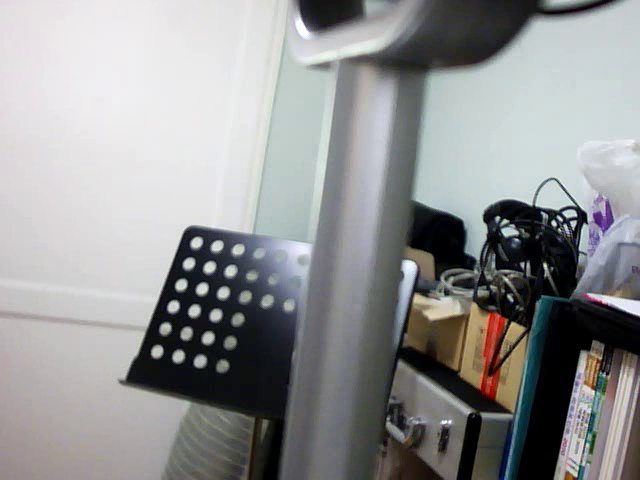
#> input picture frame 15 of data/가메출판-김동근-opencv-python-2nd/data/record0.avi, 640 x 480 px, given in place of vtest.avi, which was not available
$ python 1004.py
#> lines starting #> are read from the running program, lines starting #| are printed output that depends on the picture; after the words box and inside, x2 and y2 are one past the last pixel; in counts of white or black regions, pixels touching at a corner belong together; pictures that were not available may be replaced by others from this repository, and a replacement may not be noted
# 1004.py
import cv2
import numpy as np

cap = cv2.VideoCapture('./data/vtest.avi')
if (not cap.isOpened()):
     print('Error opening video')

height, width = (int(cap.get(cv2.CAP_PROP_FRAME_HEIGHT)),
                 int(cap.get(cv2.CAP_PROP_FRAME_WIDTH)))

#1
bgMog1 = cv2.createBackgroundSubtractorMOG2()
bgMog2 = cv2.createBackgroundSubtractorMOG2(varThreshold=25,
                                            detectShadows=False)
bgKnn1 = cv2.createBackgroundSubtractorKNN()
bgKnn2 = cv2.createBackgroundSubtractorKNN(dist2Threshold=1000,
                                           detectShadows=False)

#2
AREA_TH = 80 # area   threshold
def findObjectAndDraw(bImage, src):
    res = src.copy()
    bImage = cv2.erode(bImage,None, 5)
    bImage = cv2.dilate(bImage,None,5)
    bImage = cv2.erode(bImage,None, 7)
    contours, _ = cv2.findContours(bImage,
                      cv2.RETR_EXTERNAL, cv2.CHAIN_APPROX_SIMPLE)
    cv2.drawContours(src, contours, -1, (255,0,0), 1)
    for i, cnt in enumerate(contours):
        area = cv2.contourArea(cnt)
        if area > AREA_TH:
            x, y, width, height = cv2.boundingRect(cnt)
            cv2.rectangle(res, (x, y), (x+width, y+height), (0,0,255), 2)
    return res

t = 0
while True:
    ret, frame = cap.read()
#> frame is the input picture: shape (480, 640, 3); mean B, G, R 147.7, 147.3, 146.5
    if not ret:
        break
    t+=1
    print('t =', t)
    gray = cv2.cvtColor(frame, cv2.COLOR_BGR2GRAY)
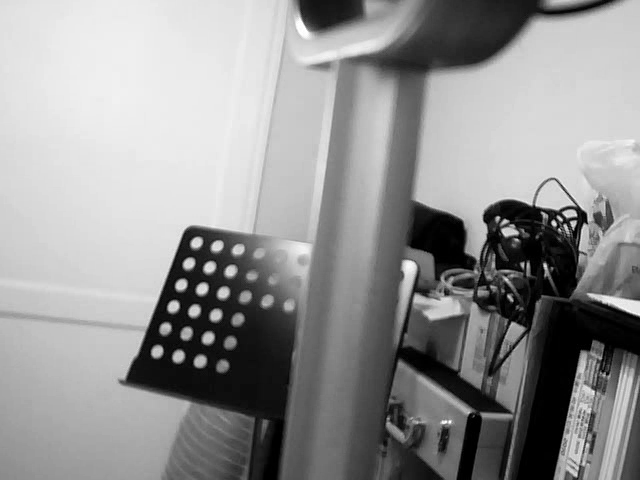
#> gray: shape (480, 640); min 0, max 255, mean 147.1
    blur = cv2.GaussianBlur(frame,(5,5),0.0)

#3
    bImage1 = bgMog1.apply(blur)
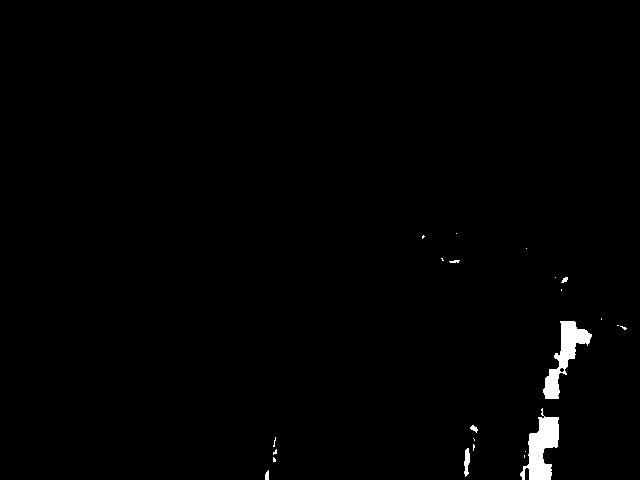
#> bImage1: shape (480, 640); values 127 (black) and 255 (white), 1% white; 23 white regions (16 under 20 px), largest, box (x1, y1, x2, y2) and area: (520, 408, 559, 480) 1432, (543, 321, 592, 399) 1317, (464, 448, 470, 477) 118
    bImage2 = bgMog2.apply(blur)
#> bImage2: shape (480, 640); every value is 255
    bImage3 = bgKnn1.apply(blur)
    bImage4 = bgKnn2.apply(blur)
    dst1 = findObjectAndDraw(bImage1, frame)
#> in findObjectAndDraw, `bImage = cv2.erode(bImage,None, 5)`:
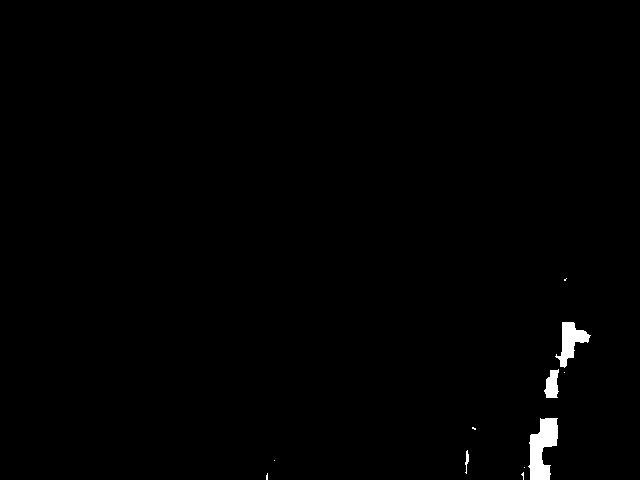
#> bImage: shape (480, 640); values 127 (black) and 255 (white), 0.74% white; 11 white regions (7 under 20 px), largest, box (x1, y1, x2, y2) and area: (528, 418, 558, 480) 1168, (555, 322, 591, 368) 709, (544, 369, 559, 398) 307, (465, 450, 469, 474) 49
#> in findObjectAndDraw, `bImage = cv2.dilate(bImage,None,5)`:
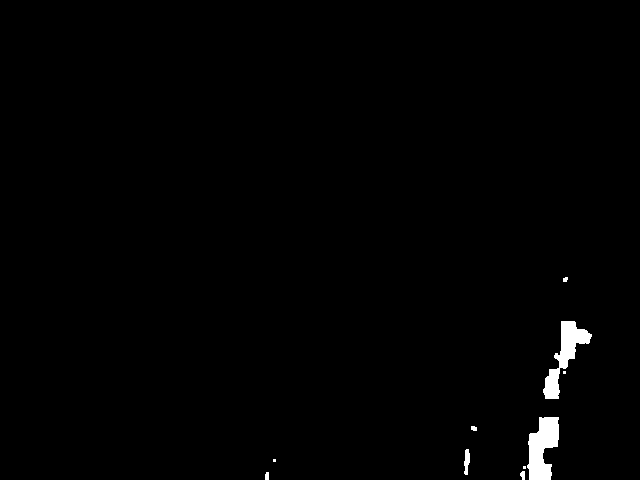
#> bImage: shape (480, 640); values 127 (black) and 255 (white), 0.94% white; 10 white regions (3 under 20 px), largest, box (x1, y1, x2, y2) and area: (527, 417, 559, 480) 1360, (543, 321, 592, 399) 1292, (464, 449, 470, 475) 111
#> in findObjectAndDraw, `contours, _ = cv2.findContours(bImage, cv2.RETR_EXTERNAL, cv2.CHAIN_AP..`: contours = [[[0, 0], [0, 479], [639, 479], [639, 0]]]
#> the loop in findObjectAndDraw, `for i, cnt in enumerate(contours):` made 1 pass
#> (cnt, area, x, y, width, height) on pass 1: ([[0, 0], [0, 479], [639, 479], [639, 0]], 306081, 0, 0, 640, 480)
#> after the loop in findObjectAndDraw, `for i, cnt in enumerate(contours):`:
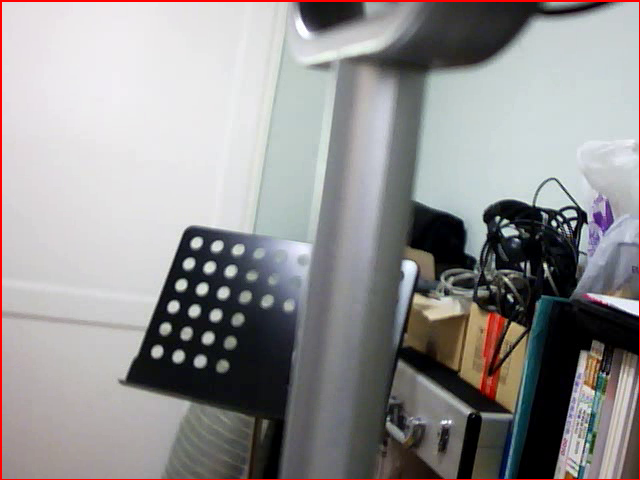
#> res: shape (480, 640, 3); 1.09% of pixels changed, all inside (x1, y1, x2, y2) = (0, 0, 640, 480)
    dst2 = findObjectAndDraw(bImage2, frame)
#> the loop in findObjectAndDraw (call 2), `for i, cnt in enumerate(contours):` made 1 pass
    dst3 = findObjectAndDraw(bImage3, frame)
    dst4 = findObjectAndDraw(bImage4, frame)

##    if t == 50:
    cv2.imshow('bImage1',bImage1)
    cv2.imshow('bgMog1',dst1)
    cv2.imshow('bImage2',bImage2)
    cv2.imshow('bgMog2',dst2)
    cv2.imshow('bImage3',bImage3)
    cv2.imshow('bgKnn1',dst3)
    cv2.imshow('bImage4',bImage4)
    cv2.imshow('bgKnn2',dst4)
    key = cv2.waitKey(25) #0
#> (key Esc is pressed here)
    if key == 27:
        break
if cap.isOpened():
    cap.release()
cv2.destroyAllWindows()

$ run again, starting later in the video
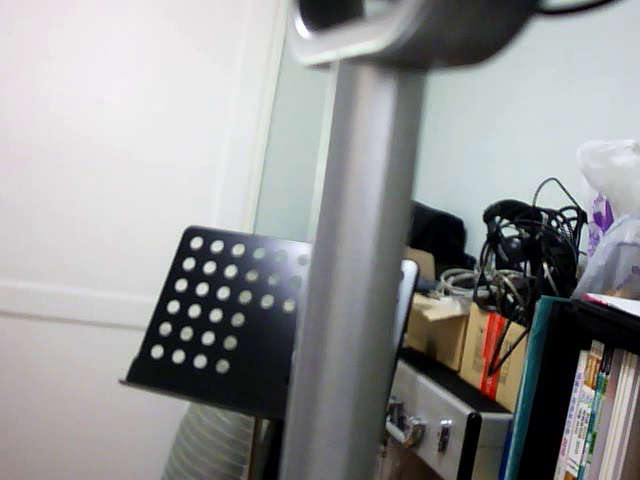
#> input picture frame 69 of data/가메출판-김동근-opencv-python-2nd/data/record0.avi, 640 x 480 px, given in place of vtest.avi, which was not available
#> frame is the input picture: shape (480, 640, 3); mean B, G, R 147.8, 147.5, 146.9
#> `bImage1 = bgMog1.apply(blur)`:
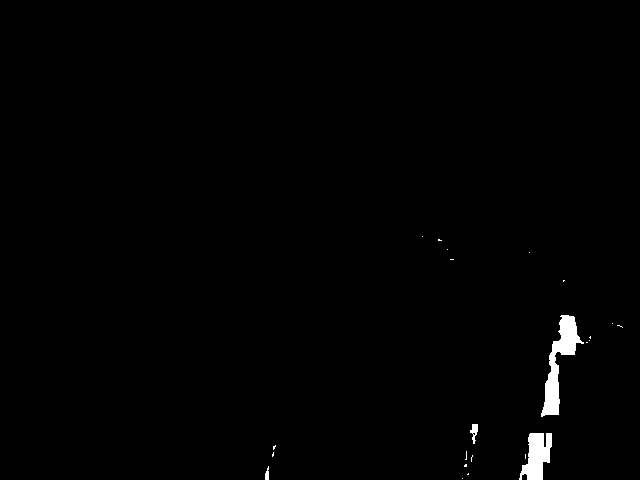
#> bImage1: shape (480, 640); values 127 (black) and 255 (white), 0.87% white; 23 white regions (19 under 20 px), largest, box (x1, y1, x2, y2) and area: (541, 315, 584, 417) 1494, (519, 433, 552, 480) 979, (470, 424, 478, 444) 88, (265, 466, 269, 480) 41
#> bImage2: shape (480, 640); every value is 255
#> in findObjectAndDraw, `bImage = cv2.erode(bImage,None, 5)`:
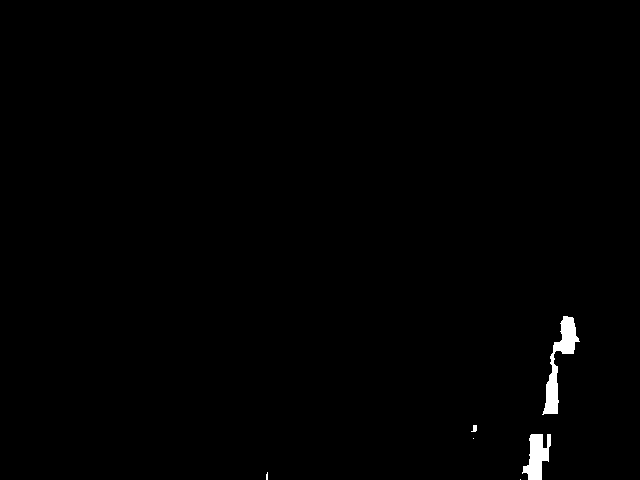
#> bImage: shape (480, 640); values 127 (black) and 255 (white), 0.65% white; 6 white regions (3 under 20 px), largest, box (x1, y1, x2, y2) and area: (542, 316, 580, 415) 1171, (522, 434, 551, 480) 790, (471, 425, 477, 432) 29
#> contours = [[[0, 0], [0, 479], [639, 479], [639, 0]]]
#> the loop in findObjectAndDraw, `for i, cnt in enumerate(contours):` made 1 pass
#> (cnt, area, x, y, width, height) on pass 1: ([[0, 0], [0, 479], [639, 479], [639, 0]], 306081, 0, 0, 640, 480)
#> the loop in findObjectAndDraw (call 2), `for i, cnt in enumerate(contours):` made 1 pass

$ run again, starting later in the video
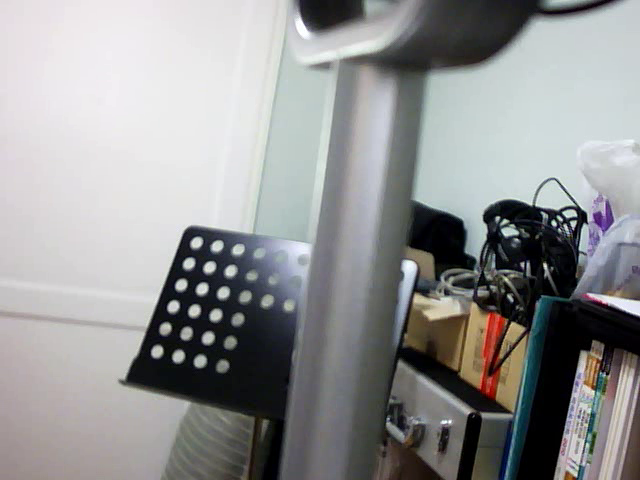
#> input picture frame 123 of data/가메출판-김동근-opencv-python-2nd/data/record0.avi, 640 x 480 px, given in place of vtest.avi, which was not available
#> frame is the input picture: shape (480, 640, 3); mean B, G, R 147.8, 147.5, 146.9
#> `bImage1 = bgMog1.apply(blur)`:
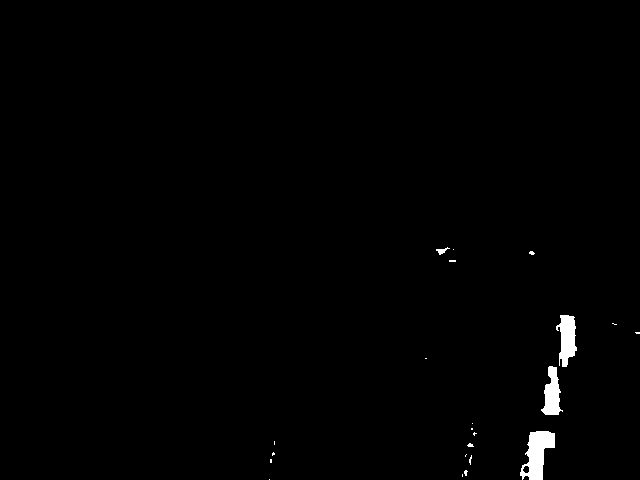
#> bImage1: shape (480, 640); values 127 (black) and 255 (white), 0.81% white; 22 white regions (18 under 20 px), largest, box (x1, y1, x2, y2) and area: (520, 431, 555, 480) 983, (556, 315, 577, 367) 699, (541, 366, 563, 415) 620, (436, 247, 450, 255) 47
#> bImage2: shape (480, 640); every value is 255
#> in findObjectAndDraw, `bImage = cv2.dilate(bImage,None,5)`:
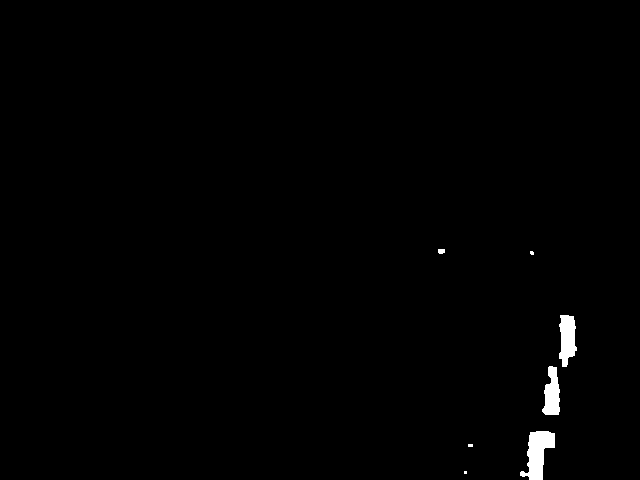
#> bImage: shape (480, 640); values 127 (black) and 255 (white), 0.75% white; 7 white regions (3 under 20 px), largest, box (x1, y1, x2, y2) and area: (520, 431, 555, 480) 953, (559, 315, 577, 367) 677, (542, 366, 560, 415) 610, (438, 249, 445, 254) 32
#> contours = [[[0, 0], [0, 479], [639, 479], [639, 0]]]
#> the loop in findObjectAndDraw, `for i, cnt in enumerate(contours):` made 1 pass
#> (cnt, area, x, y, width, height) on pass 1: ([[0, 0], [0, 479], [639, 479], [639, 0]], 306081, 0, 0, 640, 480)
#> the loop in findObjectAndDraw (call 2), `for i, cnt in enumerate(contours):` made 1 pass
